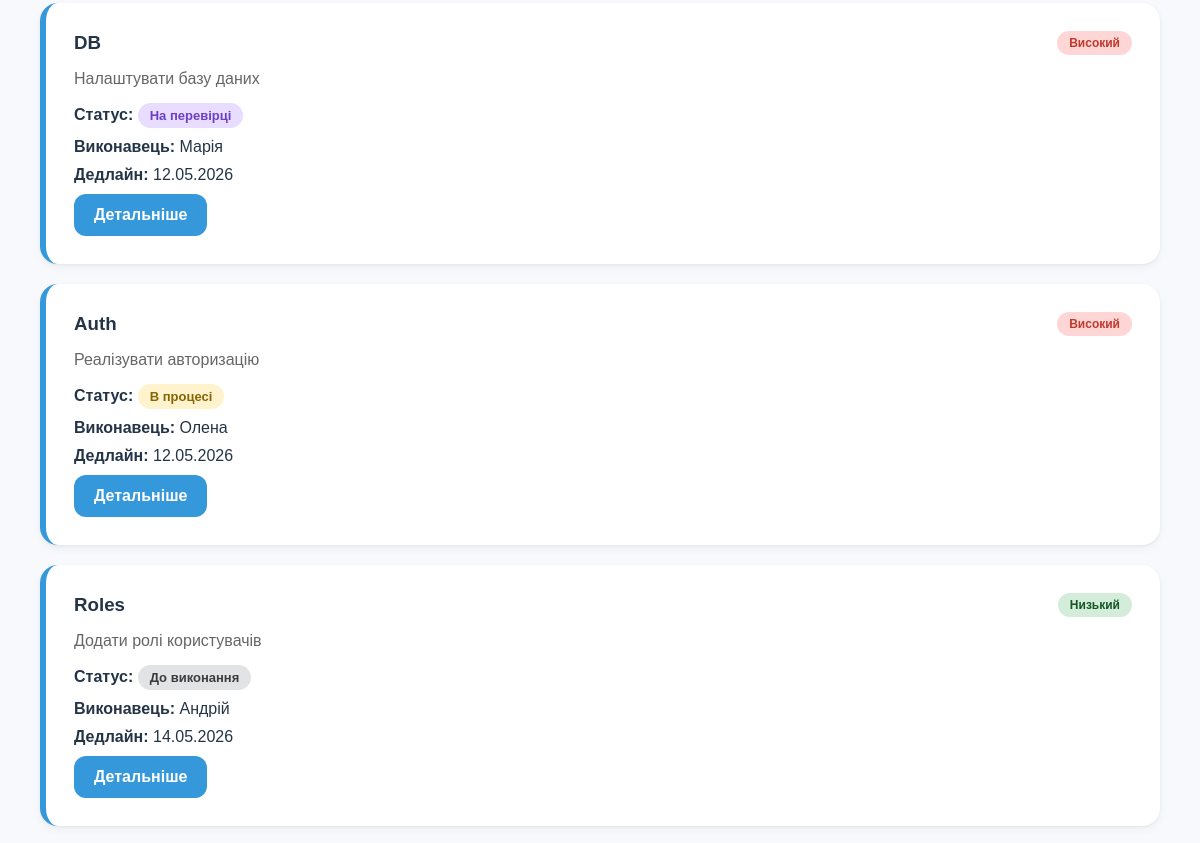
/tasks/ (middle part), run on an earlier commit of the app's database.
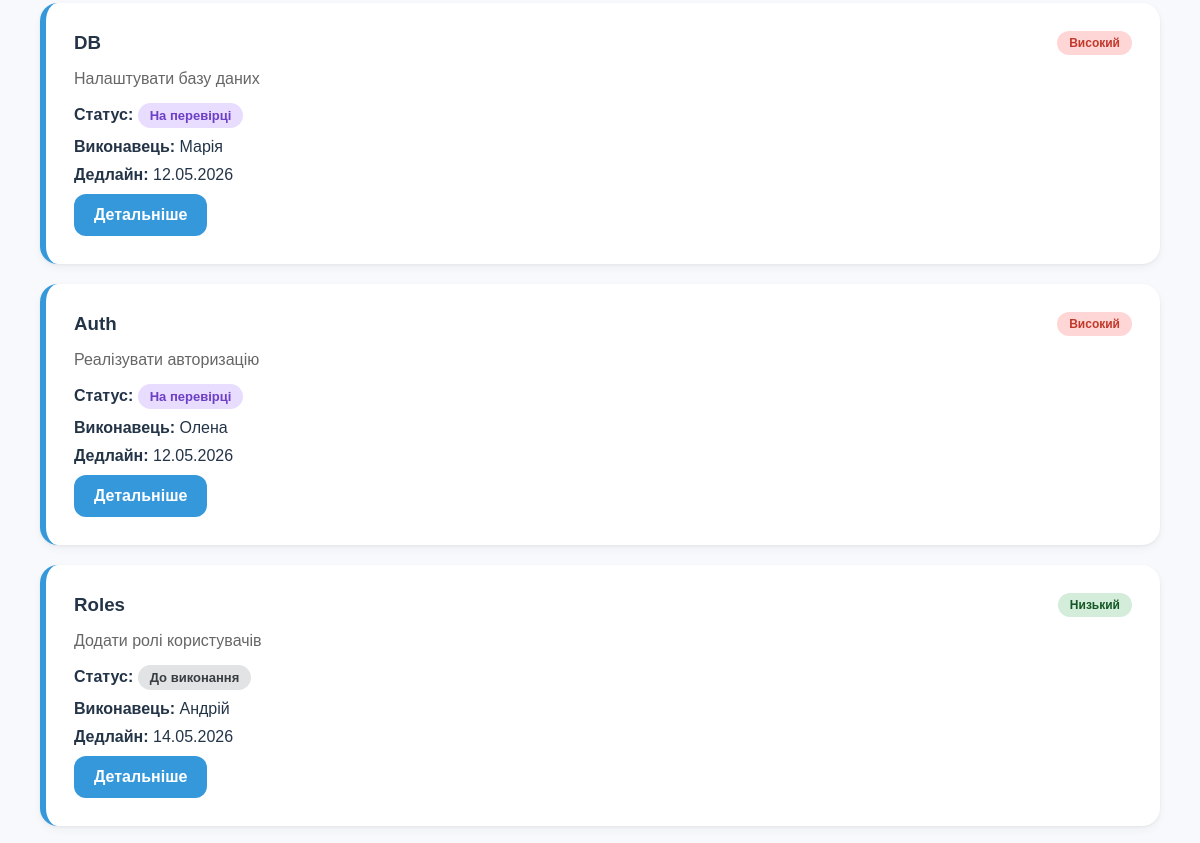
And on a later commit of the database.
### srm_app/models.py (models this page shows, shortened)
class Task(models.Model):
    STATUS_CHOICES = [
        ('todo', 'До виконання'),
        ('in_progress', 'В процесі'),
        ('review', 'На перевірці'),
        ('done', 'Виконано'),
    ]
    PRIORITY_CHOICES = [
        ('low', 'Низький'),
        ('medium', 'Середній'),
        ('high', 'Високий'),
        ('urgent', 'Терміновий'),
    ]
    title = models.CharField(max_length=255)
    description = models.TextField()
    status = models.CharField(max_length=20, choices=STATUS_CHOICES, default='todo')
    priority = models.CharField(max_length=20, choices=PRIORITY_CHOICES, default='low')
    assignee = models.CharField(max_length=100)
    deadline = models.DateTimeField()
    created_at = models.DateTimeField(auto_now_add=True)

### srm_app/views.py (the view)
# urls.py: path('tasks/', views.task_list, name='task_list'),
def task_list(request):
    status = request.GET.get("status")
    tasks = Task.objects.all()
    if status:
        tasks = tasks.filter(status=status)
    context = {'tasks': tasks}
    return render(request, "srm_app/task_list.html", context)

### srm_app/templates/srm_app/task_list.html (shortened to what this page needs)
{% extends 'srm_app/base.html' %}
{% block content %}
{% for task in tasks %}
    {% include 'srm_app/includes/task_card.html' %}
{% empty %}
    <p>Немає задач</p>
{% endfor %}
{% endblock %}

### srm_app/templates/srm_app/includes/task_card.html
<div class="card task-card">
    <div class="task-top">
        <h3>{{ task.title }}</h3>
        <span class="priority priority-{{ task.priority }}">
            {{ task.get_priority_display }}
        </span>
    </div>
    <p class="task-description">{{ task.description|truncatewords:10 }}</p>
    <div class="task-info">
        <p>
            <strong>Статус:</strong>
            <span class="task-status status-{{ task.status }}">
                {{ task.get_status_display }}
            </span>
        </p>
        <p><strong>Виконавець:</strong> {{ task.assignee }}</p>
        <p><strong>Дедлайн:</strong> {{ task.deadline|date:"d.m.Y" }}</p>
    </div>
    <a class="btn" href="{% url 'task_detail' task.id %}">Детальніше</a>
</div>

What changed in the data, as far as the page shows it:
changed Task "Auth": status "В процесі" → "На перевірці"
